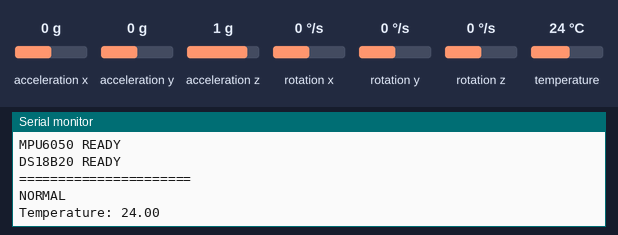
This sketch was run on a simulated ESP32. On the bench: the last lines printed to the serial monitor. Inputs (shaded band) come from the test bench; at power-on: rotation x 0 °/s, temperature 24 °C, acceleration x 0 g, acceleration y 0 g, acceleration z 1 g, rotation y 0 °/s, rotation z 0 °/s. WiFi joins after 1.5 s; servers stay silent unless stated.

Above: at 5.7 s.
5.8 s: rotation x set to -192 °/s
At 6.7 s:
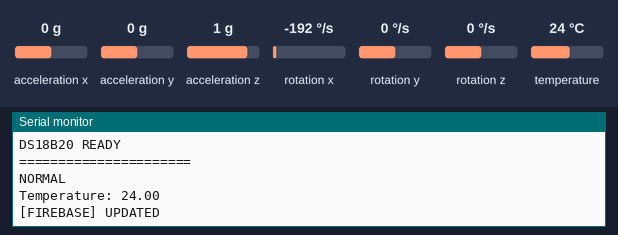
8.9 s: temperature set to 12 °C
At 9.7 s:
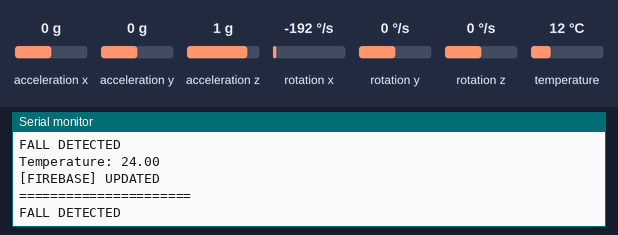
12.0 s: temperature set to 19 °C
At 13.6 s:
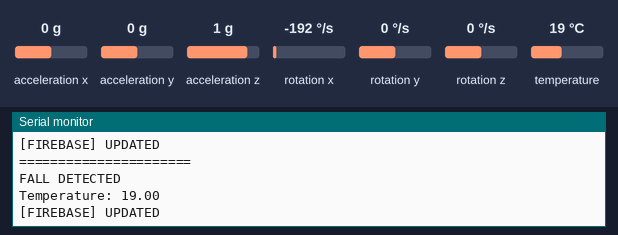
Timing chart, 0 to 15.1 s (numbered marks = the images above; inputs shaded):
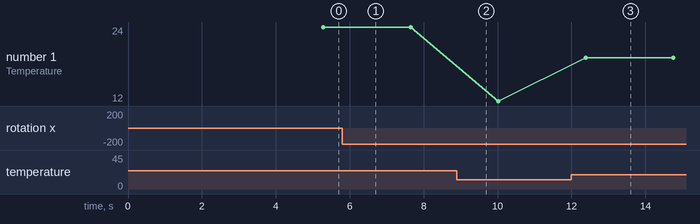

The sketch:

finalweararable.ino
```cpp
#include <WiFi.h>
#include <Wire.h>
#include <MPU6050_tockn.h>
#include <OneWire.h>
#include <DallasTemperature.h>
#include <Firebase_ESP_Client.h>

#include "addons/TokenHelper.h"
#include "addons/RTDBHelper.h"

// =====================================================
// WIFI
// =====================================================

#define WIFI_SSID "****"
#define WIFI_PASSWORD "****"

// =====================================================
// FIREBASE
// =====================================================

#define API_KEY "xyz"

#define DATABASE_URL "hhkjkjjjl"

// =====================================================
// PINS
// =====================================================

#define SDA_PIN 21
#define SCL_PIN 18
#define ONE_WIRE_BUS 4

// =====================================================
// FIREBASE OBJECTS
// =====================================================

FirebaseData fbdo;

FirebaseAuth auth;

FirebaseConfig config;

// =====================================================
// SENSOR OBJECTS
// =====================================================

MPU6050 mpu6050(Wire);

OneWire oneWire(ONE_WIRE_BUS);

DallasTemperature tempSensor(&oneWire);

// =====================================================
// VARIABLES
// =====================================================

bool signupOK = false;

float ax, ay, az;
float gx, gy, gz;

float accelMagnitude;
float gyroMagnitude;

bool fallDetected = false;

float bodyTemp = 0;

// =====================================================
// SETUP
// =====================================================

void setup()
{
  Serial.begin(115200);

  // =====================================================
  // WIFI
  // =====================================================

  WiFi.begin(WIFI_SSID, WIFI_PASSWORD);

  Serial.print("Connecting WiFi");

  while (WiFi.status() != WL_CONNECTED)
  {
    Serial.print(".");
    delay(300);
  }

  Serial.println();
  Serial.println("WiFi Connected");

  // =====================================================
  // FIREBASE
  // =====================================================

  config.api_key = API_KEY;

  config.database_url = DATABASE_URL;

  if (Firebase.signUp(&config, &auth, "", ""))
  {
    Serial.println("Firebase SignUp OK");

    signupOK = true;
  }
  else
  {
    Serial.printf("%s\n", config.signer.signupError.message.c_str());
  }

  config.token_status_callback = tokenStatusCallback;

  Firebase.begin(&config, &auth);

  Firebase.reconnectWiFi(true);

  // =====================================================
  // I2C
  // =====================================================

  Wire.begin(SDA_PIN, SCL_PIN);

  // =====================================================
  // MPU6050
  // =====================================================

  mpu6050.begin();

  Serial.println("Calibrating MPU6050");

  mpu6050.calcGyroOffsets(true);

  Serial.println("MPU6050 READY");

  // =====================================================
  // DS18B20
  // =====================================================

  tempSensor.begin();

  Serial.println("DS18B20 READY");
}

// =====================================================
// LOOP
// =====================================================

void loop()
{
  Serial.println("\n======================");

  // =====================================================
  // MPU6050 UPDATE
  // =====================================================

  mpu6050.update();

  ax = mpu6050.getAccX();
  ay = mpu6050.getAccY();
  az = mpu6050.getAccZ();

  gx = mpu6050.getGyroX();
  gy = mpu6050.getGyroY();
  gz = mpu6050.getGyroZ();

  accelMagnitude =
    sqrt(ax * ax + ay * ay + az * az);

  gyroMagnitude =
    sqrt(gx * gx + gy * gy + gz * gz);

  // =====================================================
  // FALL DETECTION
  // =====================================================

  if (accelMagnitude > 2.5 || gyroMagnitude > 150)
  {
    fallDetected = true;

    Serial.println("FALL DETECTED");
  }
  else
  {
    fallDetected = false;

    Serial.println("NORMAL");
  }

  // =====================================================
  // TEMPERATURE
  // =====================================================

  tempSensor.requestTemperatures();

  bodyTemp = tempSensor.getTempCByIndex(0);

  float bodyTempF =
    (bodyTemp *1) + 0;

  Serial.print("Temperature: ");

  Serial.println(bodyTempF);

  // =====================================================
  // FIREBASE
  // =====================================================

  if (Firebase.ready() && signupOK)
  {
    Firebase.RTDB.setBool(
      &fbdo,
      "wearable/worker_01/fall",
      fallDetected
    );

    Firebase.RTDB.setFloat(
      &fbdo,
      "wearable/worker_01/temp",
      bodyTempF
    );

    Firebase.RTDB.setString(
      &fbdo,
      "wearable/worker_01/motion",
      fallDetected ? "FALL DETECTED" : "NORMAL"
    );

    Firebase.RTDB.setBool(
      &fbdo,
      "wearable/worker_01/emergency",
      fallDetected
    );

    Serial.println("[FIREBASE] UPDATED");
  }
  else
  {
    Serial.println("[FIREBASE] NOT READY");
  }

  delay(1000);
}
```

Measured:
- after the input at 12.0 s, the serial monitor: prints a new line after 0.38 s (image 3)
- plotted number 1: 24 → 12 after the input at 8.9 s, 12 → 19 after the input at 12.0 s
